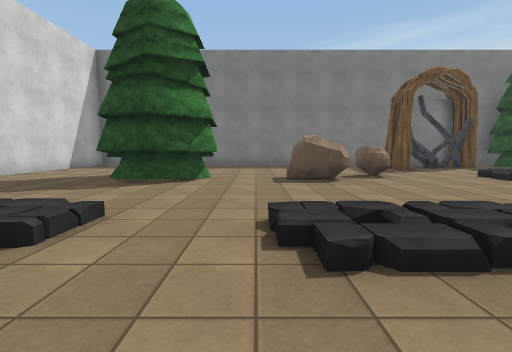
View 1 (above)

21 first-person views from a walk through a Unity game level. The camera is 1.4 m above the floor, tilts 6° down and sees 90° across. The floor is counted in squares, 2 m on a side. Each view is taken from the middle of a square. On the plan, view 1 faces up. The plan holds only what a view shows up to about 9 squares ahead; the rest is blank. The place goes on beyond the plan. The player character is not drawn. Some surface patterns are stand-ins.

View 2
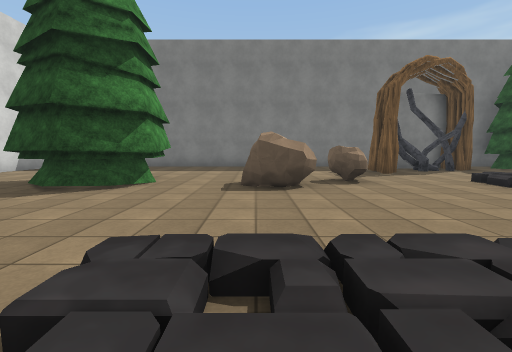

View 3
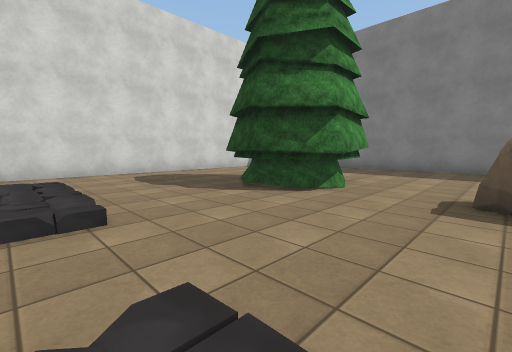

View 4
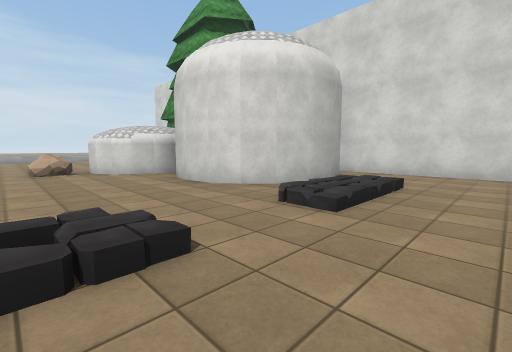

View 5
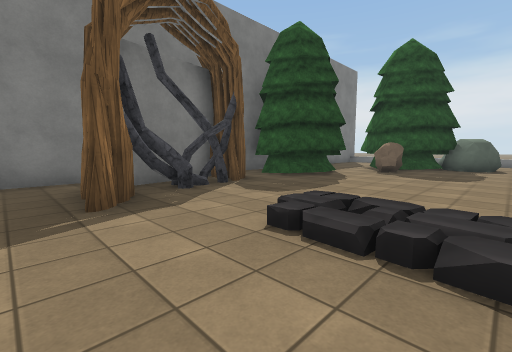

View 6
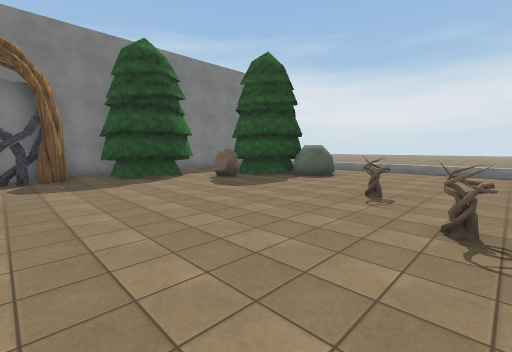

View 7
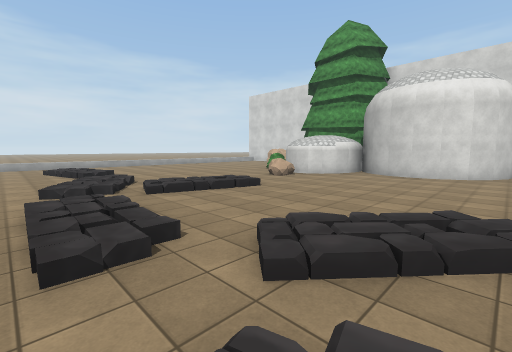

View 8
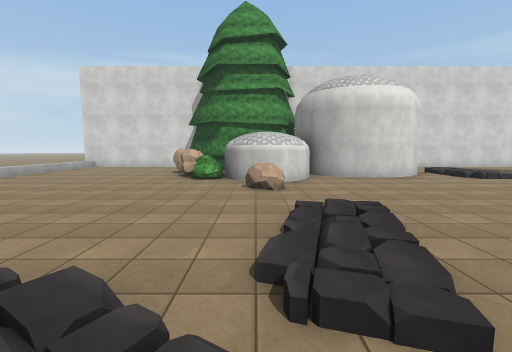

View 9
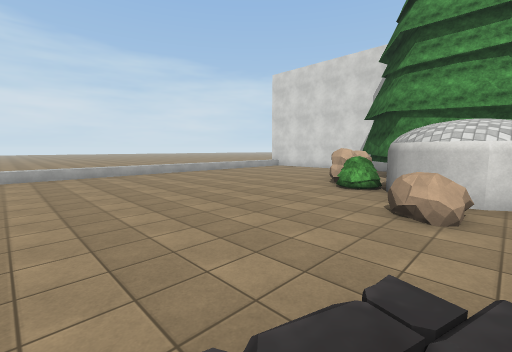

View 10
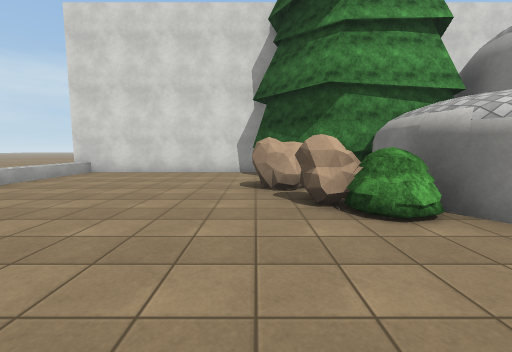

View 11
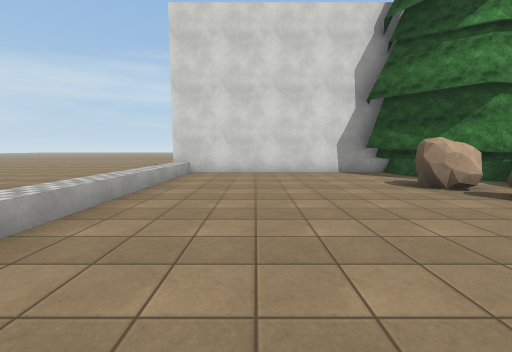

View 12
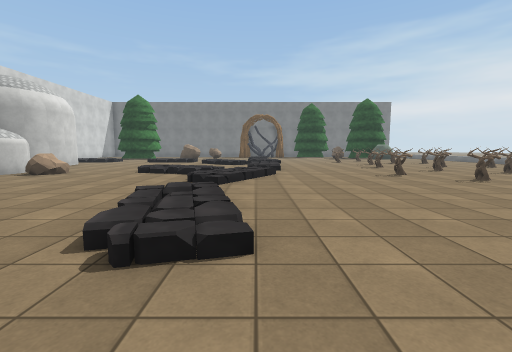

View 13
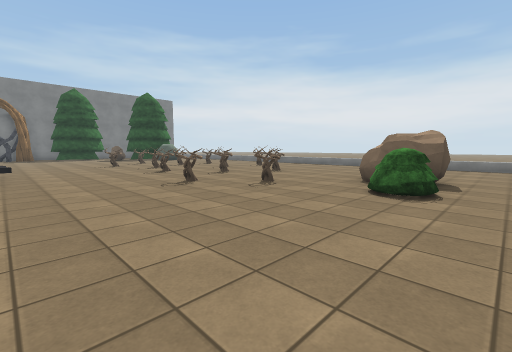

View 14
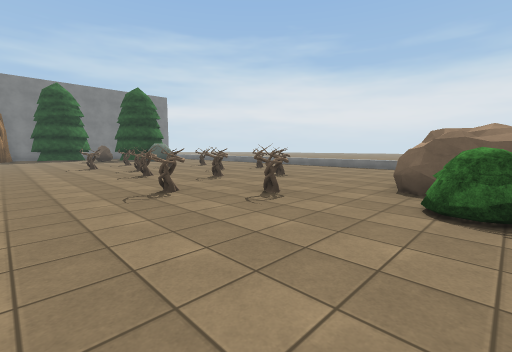

View 15
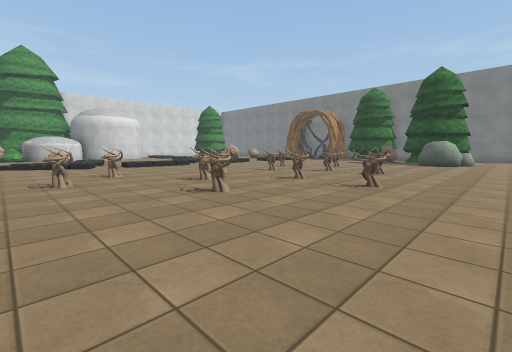

View 16
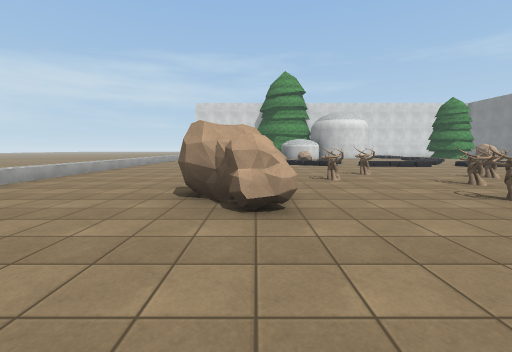

View 17
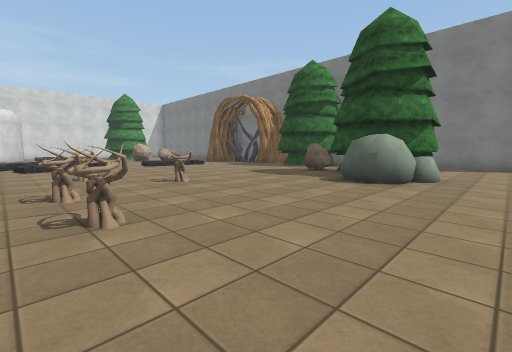

View 18
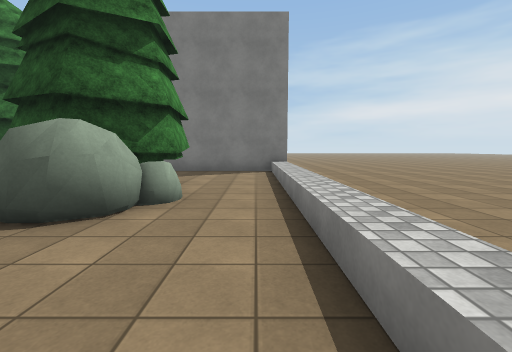

View 19
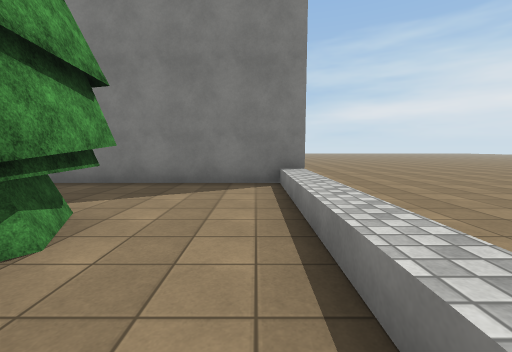

View 20
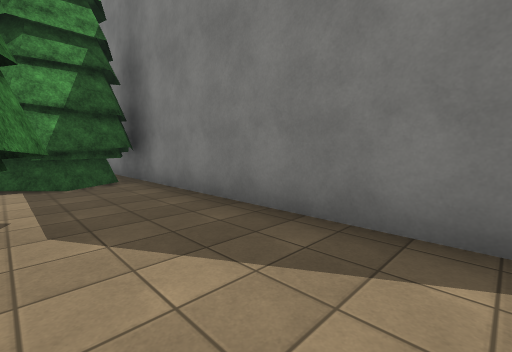

View 21
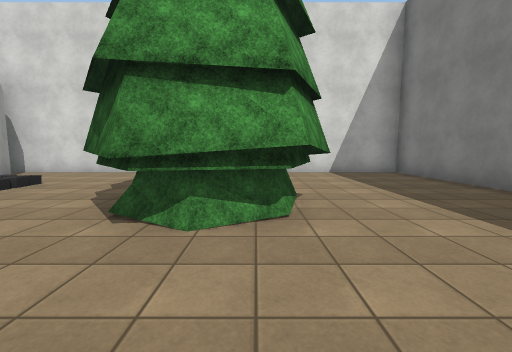

### Floor plan
Key: @ floor where view 1 was taken; # wall or solid block; . floor; / step, stairs or slope; ^ raised ledge; T tree; B bush; O other object.
Columns run from 7 left of view 1 to 18 right of it. Each row starts with its distance up from view 1.
 12 #########  ##  ### ######
 11 #.......   ..  #.#T......^
 10 #........ ..####.##T.....^
  9 #........ ..##...TT..TT..^
  8 #....T... .........OT T..^
  7 #...T#T...O..//......TTT.^
  6 #...TTT.OO...//......TT..^
  5 #....T......./...........^
  4 #...........  ...........^
  3 #..........   .....O.....^
  2 #..  /.//     /..........^
  1 #.##....... ///..O..OO...^
  0 #####..@... //....O......
 -1 #   ##.......//..........
 -2     ##.......//...O.O.O..
 -3     #........ /..........
 -4     ###... //......OOO...
 -5   #   #O...///...O.......
 -6   ###B......//....O......^
 -7 TTTTOB....../............
 -8 ##.O......../.......OO...
 -9 #........... .....BBO....^
-10 #.........../............^
-11 #.....................
-12 #........... . ......
-13 #^^^^^^^^^^^   ^^^^^
-14 #

Positions as (right, up) in squares from view 1, and headings:
1: (0, 0), facing up
2: (1, 1), facing up
3: (1, 2), facing up-left
4: (1, 4), facing down-left
5: (4, 5), facing up-right
6: (7, 1), facing up-right
7: (7, 1), facing down-left
8: (6, -5), facing left
9: (4, -4), facing down-left
10: (1, -8), facing left
11: (1, -11), facing left
12: (6, -12), facing up
13: (7, -10), facing up-right
14: (8, -9), facing up-right
15: (17, -7), facing up-left
16: (17, -8), facing left
17: (17, 0), facing up-left
18: (17, 3), facing up
19: (17, 6), facing up
20: (17, 9), facing up-left
21: (1, 7), facing left
